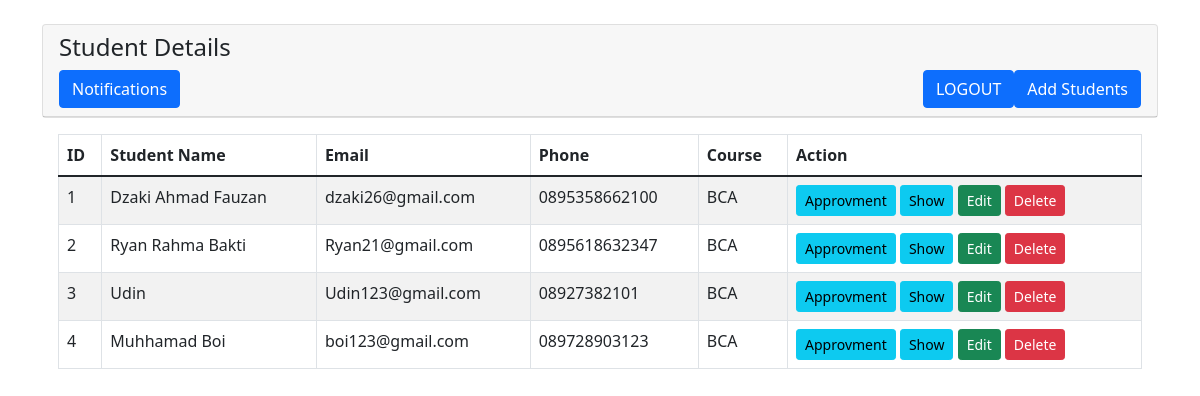
The page /tampil.php on the database its author committed.
### tables this page shows
CREATE TABLE `students` (
  `id` int(11) NOT NULL AUTO_INCREMENT,
  `name` varchar(191) NOT NULL,
  `email` varchar(191) NOT NULL,
  `phone` varchar(191) NOT NULL,
  `course` varchar(191) NOT NULL,
  PRIMARY KEY (`id`)
);

### tampil.php (the view, shortened to what this page needs)
<?php
    require 'dbcon.php';
?>
<!doctype html>
<html lang="en">
  <head>
    <link href="https://cdn.jsdelivr.net/npm/bootstrap@5.1.3/dist/css/bootstrap.min.css" rel="stylesheet">
</head>
<body>
    <div class="container mt-4">
        <div class="row">
            <div class="col-md-12">
                <div class="card">
                    <div class="card-header">
                        <h4>Student Details</h4>
                            <a href="student-create.php" class="btn btn-primary float-end">Add Students</a>
                            <a href="index.php" class="btn btn-primary float-end">LOGOUT</a>
                            <div class="dropdown">
                <button type="button" class="btn btn-primary" data-toggle="dropdown">
                    Notifications <span class="badge badge-light" id="notif"></span>
                </button>
            </div>
        </div>
                    </div>
                    <div class="card-body">
                        <table class="table table-bordered table-striped">
                            <thead>
                                <tr>
                                    <th>ID</th>
                                    <th>Student Name</th>
                                    <th>Email</th>
                                    <th>Phone</th>
                                    <th>Course</th>
                                    <th>Action</th>
                                </tr>
                            </thead>
                            <tbody>
                                <?php
                                    $query = "SELECT * FROM students";
                                    $query_run = mysqli_query($con, $query);
                                    if(mysqli_num_rows($query_run) > 0)
                                    {
                                        foreach($query_run as $student)
                                        {
                                            ?>
                                            <tr>
                                                <td><?= $student['id']; ?></td>
                                                <td><?= $student['name']; ?></td>
                                                <td><?= $student['email']; ?></td>
                                                <td><?= $student['phone']; ?></td>
                                                <td><?= $student['course']; ?></td>
                                                <td>
                                                    <a href="student-approvment.php?id=<?= $student['id']; ?>" class="btn btn-info btn-sm">Approvment</a>
                                                    <a href="student-view.php?id=<?= $student['id']; ?>" class="btn btn-info btn-sm">Show</a>
                                                    <a href="student-edit.php?id=<?= $student['id']; ?>" class="btn btn-success btn-sm">Edit</a>
                                                    <form action="code.php" method="POST" class="d-inline">
                                                        <button type="submit" name="delete_student" value="<?=$student['id'];?>"onclick="return confirm('are you sure you want to delete?')"class="btn btn-danger btn-sm">Delete</button>
                                                    </form>
                                                </td>
                                            </tr>
                                            <?php
                                        }
                                    }
                                    else
                                    {
                                        echo "<h5> No Record Found </h5>";
                                    }
                                ?>
                            </tbody>
                        </table>
                    </div>
                </div>
            </div>
        </div>
</body>
</html>

### rows shown on the page
students: id "1", name "Dzaki Ahmad Fauzan", email "dzaki26@gmail.com", phone "0895358662100", course "BCA"
students: id "2", name "Ryan Rahma Bakti", email "Ryan21@gmail.com", phone "0895618632347", course "BCA"
students: id "3", name "Udin", email "Udin123@gmail.com", phone "08927382101", course "BCA"
students: id "4", name "Muhhamad Boi", email "boi123@gmail.com", phone "089728903123", course "BCA"
